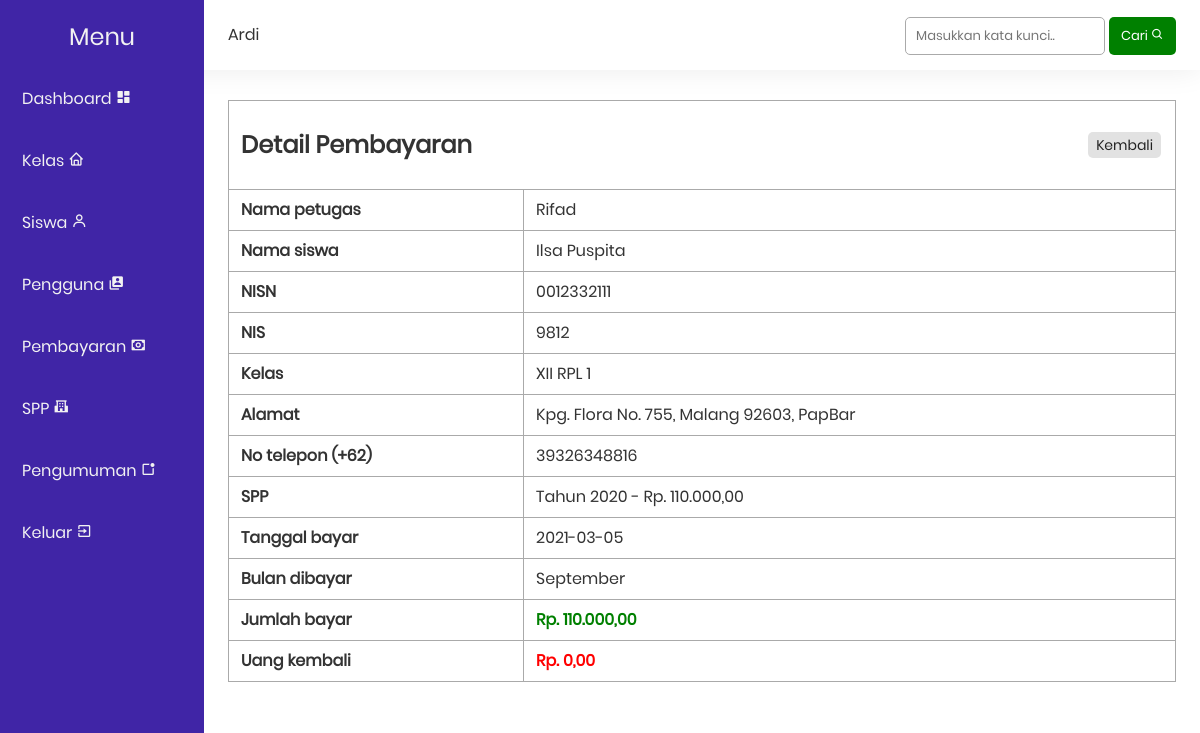
Page /pages/payment/detail.php?i=36 (signed in) on the committed database.
### tables this page shows
CREATE TABLE `pembayaran` (
  `id` int(11) NOT NULL,
  `id_petugas` int(11) NOT NULL,
  `nisn` int(10) NOT NULL,
  `tanggal_bayar` date NOT NULL,
  `bulan_dibayar` varchar(10) NOT NULL,
  `tahun_dibayar` varchar(4) NOT NULL,
  `id_spp` int(11) NOT NULL,
  `jumlah_bayar` int(11) NOT NULL
);

CREATE TABLE `pengguna` (
  `id` int(11) NOT NULL,
  `nama` varchar(35) NOT NULL,
  `email` varchar(25) NOT NULL,
  `kata_sandi` varchar(50) NOT NULL,
  `tingkat` enum('admin','petugas','siswa') NOT NULL
);

CREATE TABLE `siswa` (
  `nisn` varchar(10) NOT NULL,
  `nis` varchar(8) NOT NULL,
  `nama` varchar(35) NOT NULL,
  `id_kelas` int(11) NOT NULL,
  `alamat` text NOT NULL,
  `no_telepon` bigint(12) NOT NULL,
  `id_spp` int(11) NOT NULL
);

CREATE TABLE `kelas` (
  `id` int(11) NOT NULL,
  `kelas` varchar(10) NOT NULL,
  `kompetensi_keahlian` varchar(50) NOT NULL
);

CREATE TABLE `spp` (
  `id` int(11) NOT NULL,
  `tahun` int(11) NOT NULL,
  `nominal` int(11) NOT NULL
);

### functions.php (called while the page is built, shortened)
<?php
$conn = mysqli_connect("localhost", "root", "", "spp");
function query($query)
{
    global $conn;
    $result = mysqli_query($conn, $query);
    $rows = [];
    while ($row = mysqli_fetch_assoc($result)) {
        $rows[] = $row;
    }
    return $rows;
}
function rupiah($money)
{
    return number_format($money, 2, ',', '.');
}

### pages/payment/detail.php (the view, shortened to what this page needs)
<?php
include_once('../layout/navbar.php');
include_once('../layout/sidebar.php');
$id = $_GET['i'] == '' ? header('Location: index.php') : $_GET['i'];
$pembayaran = query("SELECT *,
                        pembayaran.id AS id_pembayaran,
                        siswa.nama AS nama_siswa
                    FROM pembayaran
                    JOIN siswa ON siswa.nisn = pembayaran.nisn
                    JOIN kelas ON kelas.id = siswa.id_kelas
                    JOIN spp ON spp.id = siswa.id_spp
                    JOIN pengguna ON pengguna.id = pembayaran.id_petugas
                    WHERE pembayaran.id = $id")[0];
?>
<table class="table">
    <tr>
        <td colspan="2">
            <span id="action">
                <h2>Detail Pembayaran</h2>
                <a href="index.php" class="badge grey">Kembali</a>
            </span>
        </td>
    </tr>
    <tr>
        <td class="text-bold">Nama petugas</td>
        <td><?= $pembayaran['nama']; ?></td>
    </tr>
    <tr>
        <td class="text-bold">Nama siswa</td>
        <td><?= $pembayaran['nama_siswa']; ?></td>
    </tr>
    <tr>
        <td class="text-bold">NISN</td>
        <td><?= $pembayaran['nisn']; ?></td>
    </tr>
    <tr>
        <td class="text-bold">NIS</td>
        <td><?= $pembayaran['nis']; ?></td>
    </tr>
    <tr>
        <td class="text-bold">Kelas</td>
        <td><?= $pembayaran['kelas']; ?></td>
    </tr>
    <tr>
        <td class="text-bold">Alamat</td>
        <td><?= $pembayaran['alamat']; ?></td>
    </tr>
    <tr>
        <td class="text-bold">No telepon (+62)</td>
        <td><?= $pembayaran['no_telepon']; ?></td>
    </tr>
    <tr>
        <td class="text-bold">SPP</td>
        <td>Tahun <?= $pembayaran['tahun']; ?> - Rp. <?= rupiah($pembayaran['nominal']); ?></td>
    </tr>
    <tr>
        <td class="text-bold">Tanggal bayar</td>
        <td><?= $pembayaran['tanggal_bayar']; ?></td>
    </tr>
    <tr>
        <td class="text-bold">Bulan dibayar</td>
        <td><?= $pembayaran['bulan_dibayar']; ?></td>
    </tr>
    <tr>
        <td class="text-bold">Jumlah bayar</td>
        <td class="text-green text-bold">Rp. <?= rupiah($pembayaran['jumlah_bayar']); ?></td>
    </tr>
    <tr>
        <td class="text-bold">Uang kembali</td>
        <td class="text-red text-bold">Rp. <?= rupiah($pembayaran['jumlah_bayar'] - $pembayaran['nominal']); ?></td>
    </tr>
</table>
<?php include_once('../layout/footer.php'); ?>

### style.css (style rules this page uses)
html, body, div, span, applet, object, iframe, blockquote, pre, abbr, acronym, address, big, cite, code, del, dfn, em, img, ins, kbd, q, s, samp, small, strike, strong, sub, sup, tt, var, b, u, i, a, p, center, dl, dt, dd, ol, ul, li, fieldset, form, label, legend, table, caption, tbody, tfoot, thead, tr, td, article, aside, canvas, details, embed, figure, figcaption, footer, header, hgroup, menu, nav, output, ruby, section, summary, time, mark, audio, video { margin: 0; padding: 0; border: 0; font-size: 100%; font: inherit; vertical-align: baseline; font-family: "Poppins", Arial, Helvetica, sans-serif; }
body { line-height: 1; }
html { scroll-behavior: smooth; }
a { text-decoration: none; }
h1, h2, h3, h4, h5, h6, p, td, th, a, label { color: #333; }
.table { border-collapse: collapse; border-spacing: 10px; width: 100%; }
.table td, .table th { border: 1px solid#aaa; padding: 12px; }
.badge { padding: 6px 8px; display: inline-block; font-size: 14px; text-align: center; box-sizing: border-box; border-radius: 5px; margin-right: 2px; }
.grey { color: #222; background-color: #e2e2e2; }
.text-bold { font-weight: bold; }
.text-green { color: green; }
.text-red { color: red; }
#action { display: flex; width: 100%; align-items: center; align-content: center; justify-content: space-between; }

### rows in the picture
pembayaran: pengguna.nama "Rifad", siswa.nama "Ilsa Puspita", siswa.nisn "0012332111", siswa.nis "9812", kelas.kelas "XII RPL 1", siswa.alamat "Kpg. Flora No. 755, Malang 92603, PapBar", siswa.no_telepon "39326348816", id_spp.tahun "2020", id_spp.nominal "110.000,00", tanggal_bayar "2021-03-05", bulan_dibayar "September", jumlah_bayar "110.000,00", rupiah($pembayaran['jumlah_bayar']-$pembayaran['nominal']) "0,00"

### other values in the picture
$_SESSION["name"] "Ardi"
